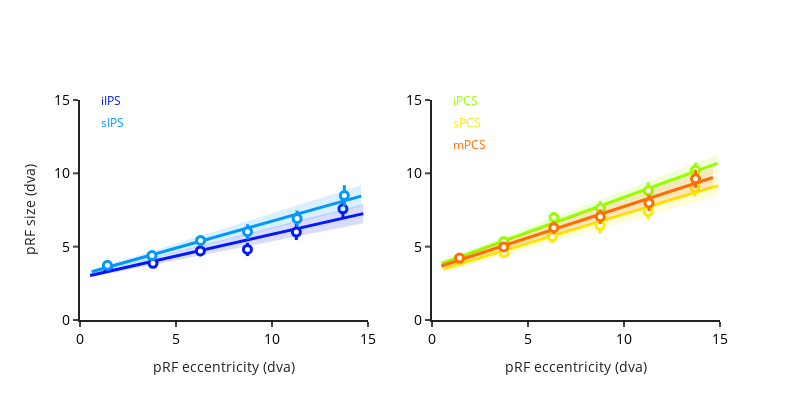
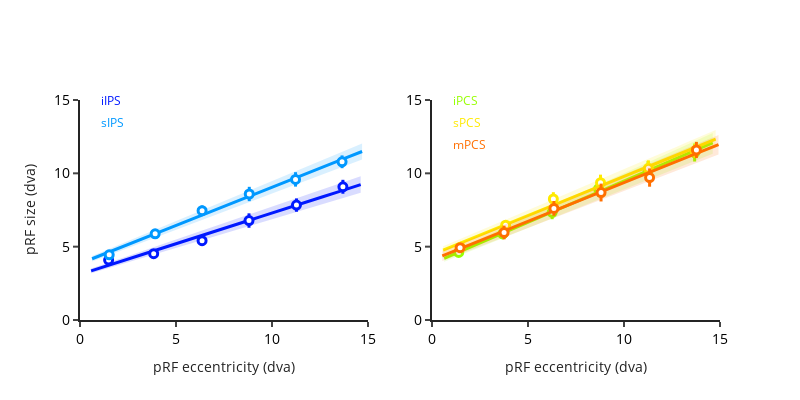

Notebook cell for these charts, in order:
### Code cell
categories_to_plot = ['vision',  'vision_and_pursuit_and_saccade']
for categorie_to_plot in categories_to_plot:
    df_categorie = data.loc[data.stats_final == categorie_to_plot]
    fig2 = prf_ecc_size_plot(df_categorie, subject, fig_height=400, fig_width=800, ecc_th=ecc_th, size_th=size_th, rsq_th=rsq_th)
    fig2.write_image("/Users/uriel/Downloads/{}_{}_ecc_size.pdf".format(subject,categorie_to_plot))
    fig2.show()

### Figure 1 — Plotly figure (JSON) as saved in the notebook; plotly's stock layout.template omitted (floating-point values rounded to 4 significant figures; data arrays with more than 128 entries replaced by an {"elided": "..."} marker saying what was removed)
{"data": [{"legendgroup": "iIPS", "line": {"color": "rgb(0,25,255)", "width": 3}, "mode": "lines", "name": "iIPS", "showlegend": false, "type": "scatter", "x": {"elided": "566 float values"}, "xaxis": "x", "y": {"elided": "566 float values"}, "yaxis": "y"}, {"fill": "toself", "fillcolor": "rgba(0,25,255, 0.15)", "line": {"color": "rgba(0,25,255, 0.15)", "width": 0}, "mode": "lines", "showlegend": false, "type": "scatter", "x": {"elided": "1132 float values"}, "xaxis": "x", "y": {"elided": "1132 float values"}, "yaxis": "y"}, {"error_y": {"array": [0.1448, 0.2305, 0.3601, 0.4547, 0.5506, 0.5635], "color": "rgb(0,25,255)", "thickness": 3, "type": "data", "visible": true, "width": 0}, "marker": {"color": "white", "line": {"color": "rgb(0,25,255)", "width": 3}, "size": 8}, "mode": "markers", "showlegend": false, "type": "scatter", "x": [1.432, 3.802, 6.269, 8.722, 11.27, 13.69], "xaxis": "x", "y": [3.624, 3.866, 4.711, 4.814, 6.0, 7.581], "yaxis": "y"}, {"legendgroup": "sIPS", "line": {"color": "rgb(0,152,255)", "width": 3}, "mode": "lines", "name": "sIPS", "showlegend": false, "type": "scatter", "x": {"elided": "552 float values"}, "xaxis": "x", "y": {"elided": "552 float values"}, "yaxis": "y"}, {"fill": "toself", "fillcolor": "rgba(0,152,255, 0.15)", "line": {"color": "rgba(0,152,255, 0.15)", "width": 0}, "mode": "lines", "showlegend": false, "type": "scatter", "x": {"elided": "1104 float values"}, "xaxis": "x", "y": {"elided": "1104 float values"}, "yaxis": "y"}, {"error_y": {"array": [0.1554, 0.2287, 0.3506, 0.5081, 0.5392, 0.7011], "color": "rgb(0,152,255)", "thickness": 3, "type": "data", "visible": true, "width": 0}, "marker": {"color": "white", "line": {"color": "rgb(0,152,255)", "width": 3}, "size": 8}, "mode": "markers", "showlegend": false, "type": "scatter", "x": [1.427, 3.749, 6.279, 8.725, 11.31, 13.77], "xaxis": "x", "y": [3.732, 4.395, 5.427, 6.02, 6.92, 8.486], "yaxis": "y"}, {"legendgroup": "iPCS", "line": {"color": "rgb(151,255,0)", "width": 3}, "mode": "lines", "name": "iPCS", "showlegend": false, "type": "scatter", "x": {"elided": "595 float values"}, "xaxis": "x2", "y": {"elided": "595 float values"}, "yaxis": "y2"}, {"fill": "toself", "fillcolor": "rgba(151,255,0, 0.15)", "line": {"color": "rgba(151,255,0, 0.15)", "width": 0}, "mode": "lines", "showlegend": false, "type": "scatter", "x": {"elided": "1190 float values"}, "xaxis": "x2", "y": {"elided": "1190 float values"}, "yaxis": "y2"}, {"error_y": {"array": [0.1888, 0.3007, 0.3878, 0.4903, 0.5776, 0.511], "color": "rgb(151,255,0)", "thickness": 3, "type": "data", "visible": true, "width": 0}, "marker": {"color": "white", "line": {"color": "rgb(151,255,0)", "width": 3}, "size": 8}, "mode": "markers", "showlegend": false, "type": "scatter", "x": [1.44, 3.738, 6.354, 8.773, 11.27, 13.73], "xaxis": "x2", "y": [4.214, 5.361, 6.987, 7.616, 8.808, 10.21], "yaxis": "y2"}, {"legendgroup": "sPCS", "line": {"color": "rgb(255,234,0)", "width": 3}, "mode": "lines", "name": "sPCS", "showlegend": false, "type": "scatter", "x": {"elided": "585 float values"}, "xaxis": "x2", "y": {"elided": "585 float values"}, "yaxis": "y2"}, {"fill": "toself", "fillcolor": "rgba(255,234,0, 0.15)", "line": {"color": "rgba(255,234,0, 0.15)", "width": 0}, "mode": "lines", "showlegend": false, "type": "scatter", "x": {"elided": "1170 float values"}, "xaxis": "x2", "y": {"elided": "1170 float values"}, "yaxis": "y2"}, {"error_y": {"array": [0.2164, 0.3225, 0.4529, 0.568, 0.5498, 0.6421], "color": "rgb(255,234,0)", "thickness": 3, "type": "data", "visible": true, "width": 0}, "marker": {"color": "white", "line": {"color": "rgb(255,234,0)", "width": 3}, "size": 8}, "mode": "markers", "showlegend": false, "type": "scatter", "x": [1.443, 3.752, 6.273, 8.752, 11.26, 13.69], "xaxis": "x2", "y": [4.07, 4.599, 5.689, 6.451, 7.405, 9.053], "yaxis": "y2"}, {"legendgroup": "mPCS", "line": {"color": "rgb(255,111,0)", "width": 3}, "mode": "lines", "name": "mPCS", "showlegend": false, "type": "scatter", "x": {"elided": "583 float values"}, "xaxis": "x2", "y": {"elided": "583 float values"}, "yaxis": "y2"}, {"fill": "toself", "fillcolor": "rgba(255,111,0, 0.15)", "line": {"color": "rgba(255,111,0, 0.15)", "width": 0}, "mode": "lines", "showlegend": false, "type": "scatter", "x": {"elided": "1166 float values"}, "xaxis": "x2", "y": {"elided": "1166 float values"}, "yaxis": "y2"}, {"error_y": {"array": [0.2068, 0.3223, 0.4163, 0.4931, 0.5672, 0.6197], "color": "rgb(255,111,0)", "thickness": 3, "type": "data", "visible": true, "width": 0}, "marker": {"color": "white", "line": {"color": "rgb(255,111,0)", "width": 3}, "size": 8}, "mode": "markers", "showlegend": false, "type": "scatter", "x": [1.437, 3.741, 6.346, 8.766, 11.3, 13.73], "xaxis": "x2", "y": [4.22, 4.981, 6.294, 7.043, 7.984, 9.624], "yaxis": "y2"}], "layout": {"annotations": [{"font": {"color": "rgb(0,25,255)", "size": 12}, "showarrow": false, "text": "iIPS", "x": 1, "xanchor": "left", "xref": "x", "y": 15, "yref": "y"}, {"font": {"color": "rgb(0,152,255)", "size": 12}, "showarrow": false, "text": "sIPS", "x": 1, "xanchor": "left", "xref": "x", "y": 13.5, "yref": "y"}, {"font": {"color": "rgb(151,255,0)", "size": 12}, "showarrow": false, "text": "iPCS", "x": 1, "xanchor": "left", "xref": "x2", "y": 15, "yref": "y2"}, {"font": {"color": "rgb(255,234,0)", "size": 12}, "showarrow": false, "text": "sPCS", "x": 1, "xanchor": "left", "xref": "x2", "y": 13.5, "yref": "y2"}, {"font": {"color": "rgb(255,111,0)", "size": 12}, "showarrow": false, "text": "mPCS", "x": 1, "xanchor": "left", "xref": "x2", "y": 12, "yref": "y2"}], "height": 400, "showlegend": false, "width": 800, "xaxis": {"anchor": "y", "domain": [0, 0.45], "linewidth": 2, "range": [0, 15], "tickfont": {"color": "black", "size": 14}, "tickwidth": 2, "title": {"text": "pRF eccentricity (dva)"}, "type": "linear"}, "xaxis2": {"anchor": "y2", "domain": [0.55, 1], "linewidth": 2, "range": [0, 15], "tickfont": {"color": "black", "size": 14}, "tickwidth": 2, "title": {"text": "pRF eccentricity (dva)"}, "type": "linear"}, "yaxis": {"anchor": "x", "domain": [0, 1], "linewidth": 2, "range": [0, 15], "tickfont": {"color": "black", "size": 14}, "tickwidth": 2, "title": {"text": "pRF size (dva)"}, "type": "linear"}, "yaxis2": {"anchor": "x2", "domain": [0, 1], "linewidth": 2, "range": [0, 15], "tickfont": {"color": "black", "size": 14}, "tickwidth": 2, "type": "linear"}}}

### Figure 2 — Plotly figure (JSON) as saved in the notebook; plotly's stock layout.template omitted (floating-point values rounded to 4 significant figures; data arrays with more than 128 entries replaced by an {"elided": "..."} marker saying what was removed)
{"data": [{"legendgroup": "iIPS", "line": {"color": "rgb(0,25,255)", "width": 3}, "mode": "lines", "name": "iIPS", "showlegend": false, "type": "scatter", "x": {"elided": "570 float values"}, "xaxis": "x", "y": {"elided": "570 float values"}, "yaxis": "y"}, {"fill": "toself", "fillcolor": "rgba(0,25,255, 0.15)", "line": {"color": "rgba(0,25,255, 0.15)", "width": 0}, "mode": "lines", "showlegend": false, "type": "scatter", "x": {"elided": "1140 float values"}, "xaxis": "x", "y": {"elided": "1140 float values"}, "yaxis": "y"}, {"error_y": {"array": [0.1375, 0.2625, 0.3417, 0.4916, 0.4551, 0.475], "color": "rgb(0,25,255)", "thickness": 3, "type": "data", "visible": true, "width": 0}, "marker": {"color": "white", "line": {"color": "rgb(0,25,255)", "width": 3}, "size": 8}, "mode": "markers", "showlegend": false, "type": "scatter", "x": [1.49, 3.837, 6.358, 8.802, 11.27, 13.69], "xaxis": "x", "y": [4.083, 4.52, 5.411, 6.78, 7.833, 9.083], "yaxis": "y"}, {"legendgroup": "sIPS", "line": {"color": "rgb(0,152,255)", "width": 3}, "mode": "lines", "name": "sIPS", "showlegend": false, "type": "scatter", "x": {"elided": "555 float values"}, "xaxis": "x", "y": {"elided": "555 float values"}, "yaxis": "y"}, {"fill": "toself", "fillcolor": "rgba(0,152,255, 0.15)", "line": {"color": "rgba(0,152,255, 0.15)", "width": 0}, "mode": "lines", "showlegend": false, "type": "scatter", "x": {"elided": "1110 float values"}, "xaxis": "x", "y": {"elided": "1110 float values"}, "yaxis": "y"}, {"error_y": {"array": [0.1701, 0.267, 0.357, 0.489, 0.492, 0.4356], "color": "rgb(0,152,255)", "thickness": 3, "type": "data", "visible": true, "width": 0}, "marker": {"color": "white", "line": {"color": "rgb(0,152,255)", "width": 3}, "size": 8}, "mode": "markers", "showlegend": false, "type": "scatter", "x": [1.521, 3.914, 6.359, 8.816, 11.23, 13.65], "xaxis": "x", "y": [4.441, 5.876, 7.456, 8.592, 9.586, 10.79], "yaxis": "y"}, {"legendgroup": "iPCS", "line": {"color": "rgb(151,255,0)", "width": 3}, "mode": "lines", "name": "iPCS", "showlegend": false, "type": "scatter", "x": {"elided": "592 float values"}, "xaxis": "x2", "y": {"elided": "592 float values"}, "yaxis": "y2"}, {"fill": "toself", "fillcolor": "rgba(151,255,0, 0.15)", "line": {"color": "rgba(151,255,0, 0.15)", "width": 0}, "mode": "lines", "showlegend": false, "type": "scatter", "x": {"elided": "1184 float values"}, "xaxis": "x2", "y": {"elided": "1184 float values"}, "yaxis": "y2"}, {"error_y": {"array": [0.2021, 0.3486, 0.4672, 0.5349, 0.6162, 0.613], "color": "rgb(151,255,0)", "thickness": 3, "type": "data", "visible": true, "width": 0}, "marker": {"color": "white", "line": {"color": "rgb(151,255,0)", "width": 3}, "size": 8}, "mode": "markers", "showlegend": false, "type": "scatter", "x": [1.391, 3.686, 6.26, 8.673, 11.25, 13.68], "xaxis": "x2", "y": [4.604, 5.868, 7.338, 8.945, 10.22, 11.42], "yaxis": "y2"}, {"legendgroup": "sPCS", "line": {"color": "rgb(255,234,0)", "width": 3}, "mode": "lines", "name": "sPCS", "showlegend": false, "type": "scatter", "x": {"elided": "598 float values"}, "xaxis": "x2", "y": {"elided": "598 float values"}, "yaxis": "y2"}, {"fill": "toself", "fillcolor": "rgba(255,234,0, 0.15)", "line": {"color": "rgba(255,234,0, 0.15)", "width": 0}, "mode": "lines", "showlegend": false, "type": "scatter", "x": {"elided": "1196 float values"}, "xaxis": "x2", "y": {"elided": "1196 float values"}, "yaxis": "y2"}, {"error_y": {"array": [0.2045, 0.3537, 0.4641, 0.5449, 0.5434, 0.4836], "color": "rgb(255,234,0)", "thickness": 3, "type": "data", "visible": true, "width": 0}, "marker": {"color": "white", "line": {"color": "rgb(255,234,0)", "width": 3}, "size": 8}, "mode": "markers", "showlegend": false, "type": "scatter", "x": [1.484, 3.836, 6.32, 8.777, 11.27, 13.7], "xaxis": "x2", "y": [4.958, 6.466, 8.25, 9.366, 10.34, 11.52], "yaxis": "y2"}, {"legendgroup": "mPCS", "line": {"color": "rgb(255,111,0)", "width": 3}, "mode": "lines", "name": "mPCS", "showlegend": false, "type": "scatter", "x": {"elided": "567 float values"}, "xaxis": "x2", "y": {"elided": "567 float values"}, "yaxis": "y2"}, {"fill": "toself", "fillcolor": "rgba(255,111,0, 0.15)", "line": {"color": "rgba(255,111,0, 0.15)", "width": 0}, "mode": "lines", "showlegend": false, "type": "scatter", "x": {"elided": "1134 float values"}, "xaxis": "x2", "y": {"elided": "1134 float values"}, "yaxis": "y2"}, {"error_y": {"array": [0.2869, 0.4649, 0.5027, 0.6083, 0.6235, 0.5516], "color": "rgb(255,111,0)", "thickness": 3, "type": "data", "visible": true, "width": 0}, "marker": {"color": "white", "line": {"color": "rgb(255,111,0)", "width": 3}, "size": 8}, "mode": "markers", "showlegend": false, "type": "scatter", "x": [1.463, 3.754, 6.35, 8.805, 11.33, 13.77], "xaxis": "x2", "y": [4.931, 5.966, 7.61, 8.69, 9.711, 11.59], "yaxis": "y2"}], "layout": {"annotations": [{"font": {"color": "rgb(0,25,255)", "size": 12}, "showarrow": false, "text": "iIPS", "x": 1, "xanchor": "left", "xref": "x", "y": 15, "yref": "y"}, {"font": {"color": "rgb(0,152,255)", "size": 12}, "showarrow": false, "text": "sIPS", "x": 1, "xanchor": "left", "xref": "x", "y": 13.5, "yref": "y"}, {"font": {"color": "rgb(151,255,0)", "size": 12}, "showarrow": false, "text": "iPCS", "x": 1, "xanchor": "left", "xref": "x2", "y": 15, "yref": "y2"}, {"font": {"color": "rgb(255,234,0)", "size": 12}, "showarrow": false, "text": "sPCS", "x": 1, "xanchor": "left", "xref": "x2", "y": 13.5, "yref": "y2"}, {"font": {"color": "rgb(255,111,0)", "size": 12}, "showarrow": false, "text": "mPCS", "x": 1, "xanchor": "left", "xref": "x2", "y": 12, "yref": "y2"}], "height": 400, "showlegend": false, "width": 800, "xaxis": {"anchor": "y", "domain": [0, 0.45], "linewidth": 2, "range": [0, 15], "tickfont": {"color": "black", "size": 14}, "tickwidth": 2, "title": {"text": "pRF eccentricity (dva)"}, "type": "linear"}, "xaxis2": {"anchor": "y2", "domain": [0.55, 1], "linewidth": 2, "range": [0, 15], "tickfont": {"color": "black", "size": 14}, "tickwidth": 2, "title": {"text": "pRF eccentricity (dva)"}, "type": "linear"}, "yaxis": {"anchor": "x", "domain": [0, 1], "linewidth": 2, "range": [0, 15], "tickfont": {"color": "black", "size": 14}, "tickwidth": 2, "title": {"text": "pRF size (dva)"}, "type": "linear"}, "yaxis2": {"anchor": "x2", "domain": [0, 1], "linewidth": 2, "range": [0, 15], "tickfont": {"color": "black", "size": 14}, "tickwidth": 2, "type": "linear"}}}
